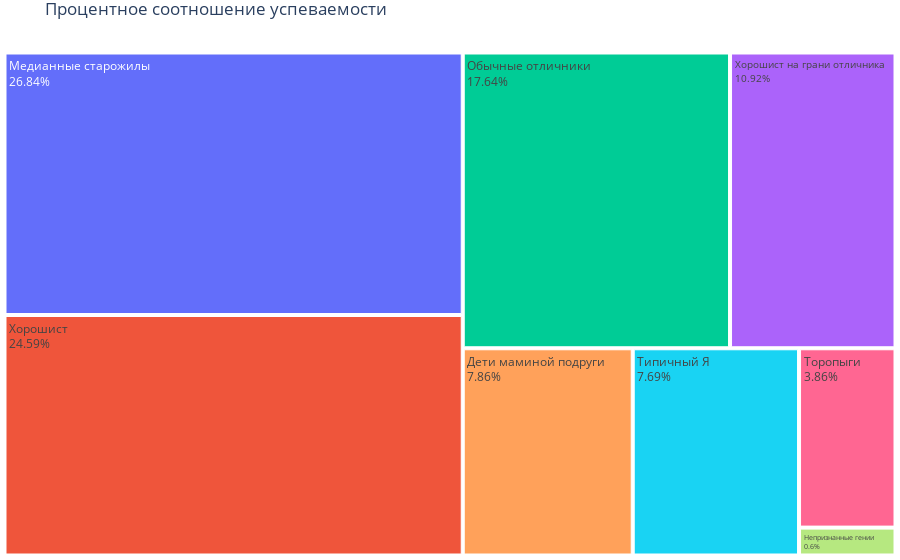

This figure's notebook cell:
### Code cell
fig = go.Figure(go.Treemap(labels = df['Segment'], 
                           parents = ['', '', '', '', '', '', '', ''],
                           values = df['percents'],
                           text = df['percents'].astype(str) + '%',
            hovertemplate = '''Segment: %{label}<br>percents: %{text}<extra></extra>'''))

fig.update_layout(title='Процентное соотношение успеваемости',
                  margin=dict(t=30, l=0, r=0, b=0))

iplot(fig)

### Figure 1 — Plotly figure (JSON) as saved in the notebook; plotly's stock layout.template omitted (floating-point values rounded to 4 significant figures)
{"data": [{"hovertemplate": "Segment: %{label}<br>percents: %{text}<extra></extra>", "labels": ["Медианные старожилы", "Хорошист", "Обычные отличники", "Хорошист на грани отличника", "Дети маминой подруги", "Типичный Я", "Торопыги", "Непризнанные гении"], "parents": ["", "", "", "", "", "", "", ""], "text": ["26.84%", "24.59%", "17.64%", "10.92%", "7.86%", "7.69%", "3.86%", "0.6%"], "type": "treemap", "values": [26.84, 24.59, 17.64, 10.92, 7.86, 7.69, 3.86, 0.6]}], "layout": {"margin": {"b": 0, "l": 0, "r": 0, "t": 30}, "title": {"text": "Процентное соотношение успеваемости"}}}
